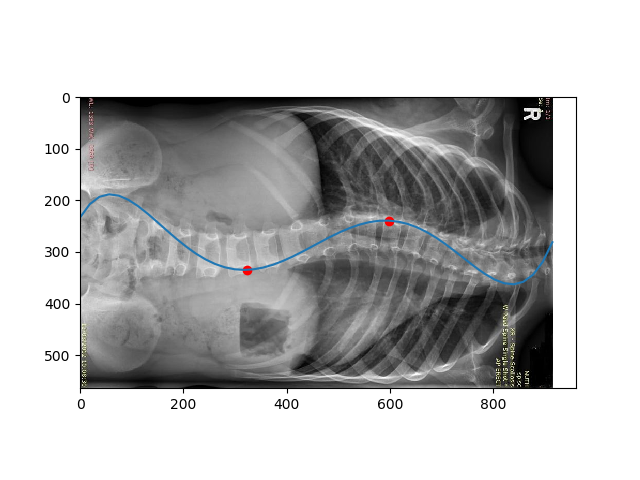

Reproduce this figure in Python.
from scipy.ndimage import rotate
from scipy.misc import imread, imshow
import numpy as np
from matplotlib import pyplot as plt
from scipy import interpolate
import cv2
import imutils
from operator import is_not
from functools import partial
from pylab import *
from random import *
from sklearn.cluster import KMeans
from matplotlib import transforms
import scipy.ndimage.morphology as morp
fuente = 'ex8.jpg'
img = cv2.imread(fuente, cv2.IMREAD_COLOR)
imagen2 = imread(fuente)
division=13

'''
FUNCIONES
'''


def nombre_archivo(na):
        punto = na.find(".")
        b = ''
        for i in range(0, punto):
                b += str(na[i])
        return b

def skeletonize(img):
    
    struct = np.array([[[[0, 0, 0], [0, 1, 0], [1, 1, 1]],
                        [[1, 1, 1], [0, 0, 0], [0, 0, 0]]],

                       [[[0, 0, 0], [1, 1, 0], [0, 1, 0]],
                        [[0, 1, 1], [0, 0, 1], [0, 0, 0]]],

                       [[[0, 0, 1], [0, 1, 1], [0, 0, 1]],
                           [[1, 0, 0], [1, 0, 0], [1, 0, 0]]],

                       [[[0, 0, 0], [0, 1, 1], [0, 1, 0]],
                           [[1, 1, 0], [1, 0, 0], [0, 0, 0]]],

                       [[[1, 1, 1], [0, 1, 0], [0, 0, 0]],
                           [[0, 0, 0], [0, 0, 0], [1, 1, 1]]],

                       [[[0, 1, 0], [0, 1, 1], [0, 0, 0]],
                           [[0, 0, 0], [1, 0, 0], [1, 1, 0]]],

                       [[[1, 0, 0], [1, 1, 0], [1, 0, 0]],
                           [[0, 0, 1], [0, 0, 1], [0, 0, 1]]],

                       [[[0, 1, 0], [1, 1, 0], [0, 0, 0]],
                           [[0, 0, 0], [0, 0, 1], [0, 1, 1]]]])

    img = img.copy()
    last = ()
    while np.any(img != last):
        last = img
        for s in struct:
            img = np.logical_and(img, np.logical_not(
                morp.binary_hit_or_miss(img, *s)))
    return img

def igualador(l):
    contador = 1
    for i in range(1, (division+1)):
        for ii in range(0, 50):
            l[i][ii][1] += alfa*contador
        contador = contador+1
    return l


def reemplazador(l, div):
    #AQUI SE CAMBIO EL 1 DEL RANGE, ANTES ERA 2-------------------------------------
    for u in range(0, (div+1)):
        for uu in range(0, 50):
            if (l[u][uu][0] == 0):
                l[u][uu] = None
            else:
                pass
    return l


def limpio(l):
    tam = len(l)
    a = []
    for i in range(0, tam):
        if(l[i] != None):
            a.append(l[i])
    return a


def rellenador(l, div, ancho, largo):
    tam = len(l)
    largo = int(largo/div)
    ancho = int(ancho/2)
    for i in range(0, tam):
        if (l[i] == []):
            relleno = [ancho, largo*i]
            l[i].append(relleno)
        else:
            pass
    return l


def seleccionador(l):
    a = []
    tam = len(l)
    for i in range(0, tam):
        tam1 = (len(l[i])-1)

        a.append(l[i][randint(0, tam1)])
    return a


def seleccionador_kmeans(l):
    tam = len(l)
    xpro = []
    for i in range(0, tam):

        tam1 = len(l[i])
        x1 = np.array([])
        x1 = l[i]
        tam2 = len(x1)
        if (tam2 == 1):
            k = 1

            kmeans = KMeans(k)
            # Fitting the input data
            kmeans = kmeans.fit(x1)
            # Getting the cluster labels
            labels = kmeans.predict(x1)
            # Centroid values
            centroids = kmeans.cluster_centers_
            # Comparing with scikit-learn centroids
            #print(C)  # From Scratch
            xpro.append(centroids[0])
        else:
            k = 2

            kmeans = KMeans(k)
            # Fitting the input data
            kmeans = kmeans.fit(x1)
            # Getting the cluster labels
            labels = kmeans.predict(x1)
            # Centroid values
            centroids = kmeans.cluster_centers_
            # Comparing with scikit-learn centroids
            #print(C)  # From Scratch
            xpro.append(centroids[randint(0, 1)])
    return xpro


def max_min(x, y):
    z = np.polyfit(x, y, 5)
    #print(z)
    #print('.-.-'*30)
    f = np.poly1d(z)
    #print("Ecuacion bonita: ")
    #print(f)
    # calculate new x's and y's
    x_new = np.linspace(x[0], x[-1], 50)

    x_new2 = x_new[::-1]

    y_new = f(x_new2)
    y_new = y_new[::-1]  # LO GIRAMOS
    #a=f*10000000000

    prim = f.deriv(1)
    segu = f.deriv(2)
    lroot = np.roots(prim)
    lroot2 = []
    for i in lroot:
        lroot2.append(segu(i))
    lroot3 = []
    for ii in lroot:
        lroot3.append(f(ii))

    xdev = lroot[::-1]
    ydev = lroot3

    return xdev, ydev


def punto_inflexion(x, y):
    z = np.polyfit(x, y, 5)
    f = np.poly1d(z)
    print('ecuacion bonita')
    print(f)
    segu = f.deriv(2)
    print('segunda derivada', segu)
    lrootx = np.roots(segu)
    print("esto es lrootx: ",lrootx)
    lrooty = []
    for i in lrootx:
        lrooty.append(f(i))
    print("esto es lrooty: ",lrooty)
    return lrootx, lrooty

# height, width, number of channels in image
height = img.shape[0]
width = img.shape[1]
qua = int(width/10)
qua2 = int(qua*3)
qua7 = int(qua*7)
img[0:height, 0:qua2] = [0]
img[0:height, qua7:width] = [0]

kernel = np.ones((5, 5), np.uint8)
gray = cv2.cvtColor(img, cv2.COLOR_BGR2GRAY)
thresh = cv2.threshold(gray, 198, 300, cv2.THRESH_BINARY)[1]

skel = skeletonize(thresh)

nombre= nombre_archivo(fuente)
nuevo_nombre= nombre+'_gts.png'
cv2.imwrite(nuevo_nombre, skel.astype(np.uint8)*255)


img = cv2.imread(nuevo_nombre)
dimensions = img.shape
height = img.shape[0]
width = img.shape[1]
ancho = int(width)
altura = int(height)
alfa = int(altura/division)
cons = 0
a = np.empty(((division+1), 50), dtype=object)

for i in range(0, (division+1)):

    cons1 = cons
    cons2 = cons1+alfa
    image = img[cons1:cons2, 0:ancho]

    #convirtiendo a escala de grises
    gray = cv2.cvtColor(image, cv2.COLOR_BGR2GRAY)
    #aplicando desenfoque gaussiano
    blurred = cv2.GaussianBlur(gray, (5, 5), 0)
    #threshold?
    thresh = cv2.threshold(blurred, 60, 200, cv2.THRESH_BINARY)[1]
    cnts = cv2.findContours(
        thresh.copy(), cv2.RETR_EXTERNAL, cv2.CHAIN_APPROX_SIMPLE)

    cnts = cnts[0] if imutils.is_cv2() else cnts[1]
    count = 1
    for c in cnts:
        M = cv2.moments(c)

        if M["m00"] != 0:
            cX = int(M["m10"] / M["m00"])
            cY = int(M["m01"] / M["m00"])
        else:
                cX, cY = 0, 0
        xx = str(cX)+","+str(cY)
        a[i][count] = [cX, cY]

        cv2.drawContours(image, [c], -1, (0, 0, 255), 2)
        #CIRCULO DE CENTRO
        cv2.circle(image, (cX, cY), 7, (0, 0, 255), -1)
        #COORDENADAS
        cv2.putText(image, xx, (cX - 20, cY - 20),
                    #TIPO DE LETRA, COLOR?
                    cv2.FONT_HERSHEY_SIMPLEX, 0.5, (0, 0, 255), 2)
        cv2.imshow("Image", img)
        count = count+1

    cons = cons2
    i = i+1

cero = [0, 0]
b = [[cero if x is None else x for x in c] for c in a]
#b = b[::-1]

b = igualador(b)

b = reemplazador(b, division)
ax = np.zeros(shape=((division+1), 1), dtype=object)
contador = 0

lis_2 = []

for i in range(0, (division+1)):
    a = limpio(b[i])
    lis_2.append(a)

lis_3 = []
lis_3 = rellenador(lis_2, division, ancho, altura)
ax = seleccionador_kmeans(lis_3)

#print("Lista: ", ax)

ancho2 = int(ancho/2)
axx = np.asarray(ax)
bx = np.array([[ancho2, altura]])
cx = np.concatenate((axx, bx), axis=0)
dx = np.array([[ancho2, 0]])

if (ax[0][1] < alfa):
    axx = np.concatenate((dx, cx), axis=0)
    axx = np.delete(axx, 1, 0)
    axx = np.array(axx.T)
else:
    axx = np.array(cx.T)

#print("VECTOR FINAL: ", axx)
#print("altura", altura)
#print("ancho", ancho)

dim = (ancho, altura)
resized = cv2.resize(imagen2, dim, interpolation=cv2.INTER_AREA)

fig, ax = plt.subplots()
plt.imshow(resized)
l_x = axx[0]
l_x = l_x.tolist()
l_y = axx[1]
l_y = l_y.tolist()

plt.plot(l_x, l_y, 'ob')
#plt.plot(axx[0, :], axx[1, :], 'ob')
plt.show()


#de aqui para abajo es todo girado
y = axx[0]
#print("_"*30)
#print(y)
#print("_"*30)
x = axx[1]
#print("_"*30)
#print(x)
#print("_"*30)


#print("___"*20)
pi1, pi2 = punto_inflexion(x, y)
#print("+++"*20)
a, b = max_min(x, y)
a_2 = a[1:3]
b_2 = b[1:3]
#print(a)
#print("___"*20)
#print(b)


z = np.polyfit(x, y, 5)
f = np.poly1d(z)

#print("Ecuacion bonita: ")
#print(f)
# calculate new x's and y's
x_new = np.linspace(x[0], x[-1], 50)
x_new2 = x_new[::-1]

y_new = f(x_new2)
y_new = y_new[::-1]
img2 = rotate(imagen2, -90)

width = altura

height = ancho
dim = (width, height)
resized = cv2.resize(img2, dim, interpolation=cv2.INTER_AREA)

fig, ax = plt.subplots()
aa = ax.imshow(resized)


# height, width, number of channels in image
altura = img.shape[0]
width = img.shape[1]
y_grafo = y
#print(type(y_grafo))
#CABECERA
y_inv = y[::-1]

#plt.plot(x,y_inv, 'ob')
#plt.plot(324.148, 229.3530, 'ob')
#plt.plot(126.688, 158.2289, 'ob')
#plt.plot(319, 216, 'ob')
#print("_"*20)
#print(x_new2)
#print("_"*20)
#print(y_new)
plt.plot(a_2, b_2, 'or')
plt.plot(pi1, pi2, 'oy')
the_plot = plt.plot(x_new2, y_new)


plt.savefig('debug_proyecto3.png')
plt.show()
